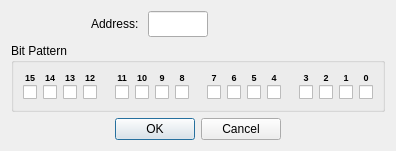
<?xml version="1.0" encoding="UTF-8"?>
<ui version="4.0">
 <class>DialogWriteHoldingRegisterBits</class>
 <widget class="QDialog" name="DialogWriteHoldingRegisterBits">
  <property name="geometry">
   <rect>
    <x>0</x>
    <y>0</y>
    <width>390</width>
    <height>145</height>
   </rect>
  </property>
  <property name="windowTitle">
   <string>Write Register</string>
  </property>
  <layout class="QVBoxLayout" name="verticalLayout">
   <item>
    <layout class="QHBoxLayout" name="horizontalLayout_2">
     <item>
      <spacer name="horizontalSpacer_3">
       <property name="orientation">
        <enum>Qt::Orientation::Horizontal</enum>
       </property>
       <property name="sizeType">
        <enum>QSizePolicy::Policy::Fixed</enum>
       </property>
       <property name="sizeHint" stdset="0">
        <size>
         <width>80</width>
         <height>20</height>
        </size>
       </property>
      </spacer>
     </item>
     <item>
      <widget class="QLabel" name="labelAddress">
       <property name="text">
        <string>Address: </string>
       </property>
      </widget>
     </item>
     <item>
      <widget class="NumericLineEdit" name="lineEditAddress">
       <property name="sizePolicy">
        <sizepolicy hsizetype="Fixed" vsizetype="Fixed">
         <horstretch>0</horstretch>
         <verstretch>0</verstretch>
        </sizepolicy>
       </property>
       <property name="minimumSize">
        <size>
         <width>0</width>
         <height>26</height>
        </size>
       </property>
       <property name="maximumSize">
        <size>
         <width>60</width>
         <height>16777215</height>
        </size>
       </property>
       <property name="text">
        <string/>
       </property>
      </widget>
     </item>
     <item>
      <spacer name="horizontalSpacer_4">
       <property name="orientation">
        <enum>Qt::Orientation::Horizontal</enum>
       </property>
       <property name="sizeHint" stdset="0">
        <size>
         <width>40</width>
         <height>20</height>
        </size>
       </property>
      </spacer>
     </item>
    </layout>
   </item>
   <item>
    <widget class="QGroupBox" name="groupBox">
     <property name="styleSheet">
      <string notr="true">QCheckbox { spacing: 0px; }</string>
     </property>
     <property name="title">
      <string>Bit Pattern</string>
     </property>
     <layout class="QGridLayout" name="gridLayout">
      <property name="verticalSpacing">
       <number>2</number>
      </property>
      <item row="0" column="0">
       <widget class="QLabel" name="label15">
        <property name="text">
         <string notr="true">&lt;html&gt;&lt;head/&gt;&lt;body&gt;&lt;p&gt;&lt;span style=&quot; font-size:7pt; font-weight:700;&quot;&gt;15&lt;/span&gt;&lt;/p&gt;&lt;/body&gt;&lt;/html&gt;</string>
        </property>
        <property name="alignment">
         <set>Qt::AlignmentFlag::AlignCenter</set>
        </property>
       </widget>
      </item>
      <item row="0" column="1">
       <widget class="QLabel" name="label14">
        <property name="text">
         <string notr="true">&lt;html&gt;&lt;head/&gt;&lt;body&gt;&lt;p&gt;&lt;span style=&quot; font-size:7pt; font-weight:700;&quot;&gt;14&lt;/span&gt;&lt;/p&gt;&lt;/body&gt;&lt;/html&gt;</string>
        </property>
        <property name="alignment">
         <set>Qt::AlignmentFlag::AlignCenter</set>
        </property>
       </widget>
      </item>
      <item row="0" column="2">
       <widget class="QLabel" name="label13">
        <property name="text">
         <string notr="true">&lt;html&gt;&lt;head/&gt;&lt;body&gt;&lt;p&gt;&lt;span style=&quot; font-size:7pt; font-weight:700;&quot;&gt;13&lt;/span&gt;&lt;/p&gt;&lt;/body&gt;&lt;/html&gt;</string>
        </property>
        <property name="alignment">
         <set>Qt::AlignmentFlag::AlignCenter</set>
        </property>
       </widget>
      </item>
      <item row="0" column="3">
       <widget class="QLabel" name="label12">
        <property name="text">
         <string notr="true">&lt;html&gt;&lt;head/&gt;&lt;body&gt;&lt;p&gt;&lt;span style=&quot; font-size:7pt; font-weight:700;&quot;&gt;12&lt;/span&gt;&lt;/p&gt;&lt;/body&gt;&lt;/html&gt;</string>
        </property>
        <property name="alignment">
         <set>Qt::AlignmentFlag::AlignCenter</set>
        </property>
       </widget>
      </item>
      <item row="0" column="4" rowspan="2">
       <spacer name="horizontalSpacer_5">
        <property name="orientation">
         <enum>Qt::Orientation::Horizontal</enum>
        </property>
        <property name="sizeType">
         <enum>QSizePolicy::Policy::Fixed</enum>
        </property>
        <property name="sizeHint" stdset="0">
         <size>
          <width>12</width>
          <height>20</height>
         </size>
        </property>
       </spacer>
      </item>
      <item row="0" column="5">
       <widget class="QLabel" name="label11">
        <property name="text">
         <string notr="true">&lt;html&gt;&lt;head/&gt;&lt;body&gt;&lt;p&gt;&lt;span style=&quot; font-size:7pt; font-weight:700;&quot;&gt;11&lt;/span&gt;&lt;/p&gt;&lt;/body&gt;&lt;/html&gt;</string>
        </property>
        <property name="alignment">
         <set>Qt::AlignmentFlag::AlignCenter</set>
        </property>
       </widget>
      </item>
      <item row="0" column="6">
       <widget class="QLabel" name="label10">
        <property name="text">
         <string notr="true">&lt;html&gt;&lt;head/&gt;&lt;body&gt;&lt;p&gt;&lt;span style=&quot; font-size:7pt; font-weight:700;&quot;&gt;10&lt;/span&gt;&lt;/p&gt;&lt;/body&gt;&lt;/html&gt;</string>
        </property>
        <property name="alignment">
         <set>Qt::AlignmentFlag::AlignCenter</set>
        </property>
       </widget>
      </item>
      <item row="0" column="7">
       <widget class="QLabel" name="label9">
        <property name="text">
         <string notr="true">&lt;html&gt;&lt;head/&gt;&lt;body&gt;&lt;p&gt;&lt;span style=&quot; font-size:7pt; font-weight:700;&quot;&gt;9&lt;/span&gt;&lt;/p&gt;&lt;/body&gt;&lt;/html&gt;</string>
        </property>
        <property name="alignment">
         <set>Qt::AlignmentFlag::AlignCenter</set>
        </property>
       </widget>
      </item>
      <item row="0" column="8">
       <widget class="QLabel" name="label8">
        <property name="text">
         <string notr="true">&lt;html&gt;&lt;head/&gt;&lt;body&gt;&lt;p&gt;&lt;span style=&quot; font-size:7pt; font-weight:700;&quot;&gt;8&lt;/span&gt;&lt;/p&gt;&lt;/body&gt;&lt;/html&gt;</string>
        </property>
        <property name="alignment">
         <set>Qt::AlignmentFlag::AlignCenter</set>
        </property>
       </widget>
      </item>
      <item row="0" column="9" rowspan="2">
       <spacer name="horizontalSpacer_6">
        <property name="orientation">
         <enum>Qt::Orientation::Horizontal</enum>
        </property>
        <property name="sizeType">
         <enum>QSizePolicy::Policy::Fixed</enum>
        </property>
        <property name="sizeHint" stdset="0">
         <size>
          <width>12</width>
          <height>20</height>
         </size>
        </property>
       </spacer>
      </item>
      <item row="0" column="10">
       <widget class="QLabel" name="label7">
        <property name="text">
         <string notr="true">&lt;html&gt;&lt;head/&gt;&lt;body&gt;&lt;p&gt;&lt;span style=&quot; font-size:7pt; font-weight:700;&quot;&gt;7&lt;/span&gt;&lt;/p&gt;&lt;/body&gt;&lt;/html&gt;</string>
        </property>
        <property name="alignment">
         <set>Qt::AlignmentFlag::AlignCenter</set>
        </property>
       </widget>
      </item>
      <item row="0" column="11">
       <widget class="QLabel" name="label6">
        <property name="text">
         <string notr="true">&lt;html&gt;&lt;head/&gt;&lt;body&gt;&lt;p&gt;&lt;span style=&quot; font-size:7pt; font-weight:700;&quot;&gt;6&lt;/span&gt;&lt;/p&gt;&lt;/body&gt;&lt;/html&gt;</string>
        </property>
        <property name="alignment">
         <set>Qt::AlignmentFlag::AlignCenter</set>
        </property>
       </widget>
      </item>
      <item row="0" column="12">
       <widget class="QLabel" name="label5">
        <property name="text">
         <string notr="true">&lt;html&gt;&lt;head/&gt;&lt;body&gt;&lt;p&gt;&lt;span style=&quot; font-size:7pt; font-weight:700;&quot;&gt;5&lt;/span&gt;&lt;/p&gt;&lt;/body&gt;&lt;/html&gt;</string>
        </property>
        <property name="alignment">
         <set>Qt::AlignmentFlag::AlignCenter</set>
        </property>
       </widget>
      </item>
      <item row="0" column="13">
       <widget class="QLabel" name="label4">
        <property name="text">
         <string notr="true">&lt;html&gt;&lt;head/&gt;&lt;body&gt;&lt;p&gt;&lt;span style=&quot; font-size:7pt; font-weight:700;&quot;&gt;4&lt;/span&gt;&lt;/p&gt;&lt;/body&gt;&lt;/html&gt;</string>
        </property>
        <property name="alignment">
         <set>Qt::AlignmentFlag::AlignCenter</set>
        </property>
       </widget>
      </item>
      <item row="0" column="14" rowspan="2">
       <spacer name="horizontalSpacer_7">
        <property name="orientation">
         <enum>Qt::Orientation::Horizontal</enum>
        </property>
        <property name="sizeType">
         <enum>QSizePolicy::Policy::Fixed</enum>
        </property>
        <property name="sizeHint" stdset="0">
         <size>
          <width>12</width>
          <height>20</height>
         </size>
        </property>
       </spacer>
      </item>
      <item row="0" column="15">
       <widget class="QLabel" name="label3">
        <property name="text">
         <string notr="true">&lt;html&gt;&lt;head/&gt;&lt;body&gt;&lt;p&gt;&lt;span style=&quot; font-size:7pt; font-weight:700;&quot;&gt;3&lt;/span&gt;&lt;/p&gt;&lt;/body&gt;&lt;/html&gt;</string>
        </property>
        <property name="alignment">
         <set>Qt::AlignmentFlag::AlignCenter</set>
        </property>
       </widget>
      </item>
      <item row="0" column="16">
       <widget class="QLabel" name="label2">
        <property name="text">
         <string notr="true">&lt;html&gt;&lt;head/&gt;&lt;body&gt;&lt;p&gt;&lt;span style=&quot; font-size:7pt; font-weight:700;&quot;&gt;2&lt;/span&gt;&lt;/p&gt;&lt;/body&gt;&lt;/html&gt;</string>
        </property>
        <property name="alignment">
         <set>Qt::AlignmentFlag::AlignCenter</set>
        </property>
       </widget>
      </item>
      <item row="0" column="17">
       <widget class="QLabel" name="label1">
        <property name="text">
         <string notr="true">&lt;html&gt;&lt;head/&gt;&lt;body&gt;&lt;p&gt;&lt;span style=&quot; font-size:7pt; font-weight:700;&quot;&gt;1&lt;/span&gt;&lt;/p&gt;&lt;/body&gt;&lt;/html&gt;</string>
        </property>
        <property name="alignment">
         <set>Qt::AlignmentFlag::AlignCenter</set>
        </property>
       </widget>
      </item>
      <item row="0" column="18">
       <widget class="QLabel" name="label0">
        <property name="text">
         <string notr="true">&lt;html&gt;&lt;head/&gt;&lt;body&gt;&lt;p&gt;&lt;span style=&quot; font-size:7pt; font-weight:700;&quot;&gt;0&lt;/span&gt;&lt;/p&gt;&lt;/body&gt;&lt;/html&gt;</string>
        </property>
        <property name="alignment">
         <set>Qt::AlignmentFlag::AlignCenter</set>
        </property>
       </widget>
      </item>
      <item row="1" column="0">
       <widget class="QCheckBox" name="checkBox15">
        <property name="text">
         <string/>
        </property>
       </widget>
      </item>
      <item row="1" column="1">
       <widget class="QCheckBox" name="checkBox14">
        <property name="text">
         <string/>
        </property>
       </widget>
      </item>
      <item row="1" column="2">
       <widget class="QCheckBox" name="checkBox13">
        <property name="text">
         <string/>
        </property>
       </widget>
      </item>
      <item row="1" column="3">
       <widget class="QCheckBox" name="checkBox12">
        <property name="text">
         <string/>
        </property>
       </widget>
      </item>
      <item row="1" column="5">
       <widget class="QCheckBox" name="checkBox11">
        <property name="text">
         <string/>
        </property>
       </widget>
      </item>
      <item row="1" column="6">
       <widget class="QCheckBox" name="checkBox10">
        <property name="text">
         <string/>
        </property>
       </widget>
      </item>
      <item row="1" column="7">
       <widget class="QCheckBox" name="checkBox9">
        <property name="text">
         <string/>
        </property>
       </widget>
      </item>
      <item row="1" column="8">
       <widget class="QCheckBox" name="checkBox8">
        <property name="text">
         <string/>
        </property>
       </widget>
      </item>
      <item row="1" column="10">
       <widget class="QCheckBox" name="checkBox7">
        <property name="text">
         <string/>
        </property>
       </widget>
      </item>
      <item row="1" column="11">
       <widget class="QCheckBox" name="checkBox6">
        <property name="text">
         <string/>
        </property>
       </widget>
      </item>
      <item row="1" column="12">
       <widget class="QCheckBox" name="checkBox5">
        <property name="text">
         <string/>
        </property>
       </widget>
      </item>
      <item row="1" column="13">
       <widget class="QCheckBox" name="checkBox4">
        <property name="text">
         <string/>
        </property>
       </widget>
      </item>
      <item row="1" column="15">
       <widget class="QCheckBox" name="checkBox3">
        <property name="text">
         <string/>
        </property>
       </widget>
      </item>
      <item row="1" column="16">
       <widget class="QCheckBox" name="checkBox2">
        <property name="text">
         <string/>
        </property>
       </widget>
      </item>
      <item row="1" column="17">
       <widget class="QCheckBox" name="checkBox1">
        <property name="text">
         <string/>
        </property>
       </widget>
      </item>
      <item row="1" column="18">
       <widget class="QCheckBox" name="checkBox0">
        <property name="text">
         <string/>
        </property>
       </widget>
      </item>
     </layout>
    </widget>
   </item>
   <item>
    <widget class="QDialogButtonBox" name="buttonBox">
     <property name="orientation">
      <enum>Qt::Orientation::Horizontal</enum>
     </property>
     <property name="standardButtons">
      <set>QDialogButtonBox::StandardButton::Cancel|QDialogButtonBox::StandardButton::Ok</set>
     </property>
     <property name="centerButtons">
      <bool>true</bool>
     </property>
    </widget>
   </item>
  </layout>
 </widget>
 <customwidgets>
  <customwidget>
   <class>NumericLineEdit</class>
   <extends>QLineEdit</extends>
   <header>numericlineedit.h</header>
  </customwidget>
 </customwidgets>
 <resources/>
 <connections>
  <connection>
   <sender>buttonBox</sender>
   <signal>accepted()</signal>
   <receiver>DialogWriteHoldingRegisterBits</receiver>
   <slot>accept()</slot>
   <hints>
    <hint type="sourcelabel">
     <x>248</x>
     <y>254</y>
    </hint>
    <hint type="destinationlabel">
     <x>157</x>
     <y>274</y>
    </hint>
   </hints>
  </connection>
  <connection>
   <sender>buttonBox</sender>
   <signal>rejected()</signal>
   <receiver>DialogWriteHoldingRegisterBits</receiver>
   <slot>reject()</slot>
   <hints>
    <hint type="sourcelabel">
     <x>316</x>
     <y>260</y>
    </hint>
    <hint type="destinationlabel">
     <x>286</x>
     <y>274</y>
    </hint>
   </hints>
  </connection>
 </connections>
</ui>
